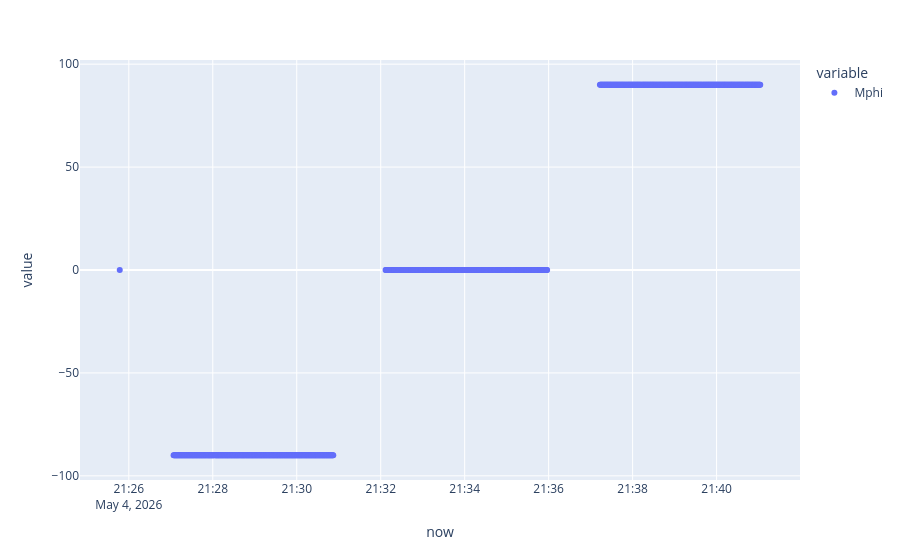
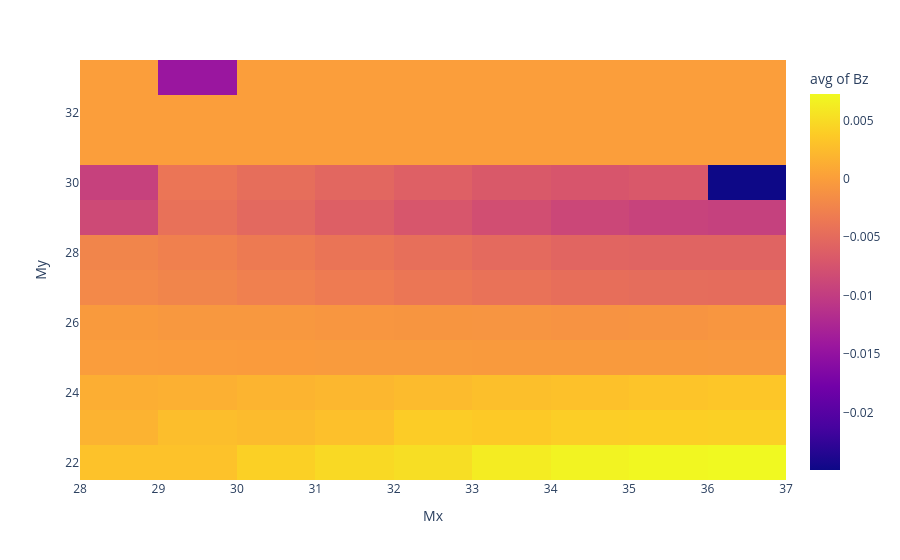
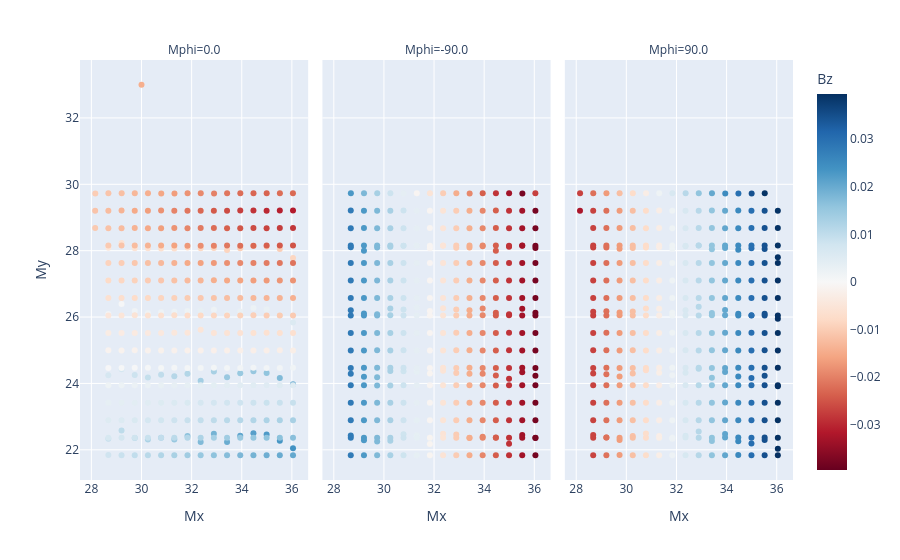
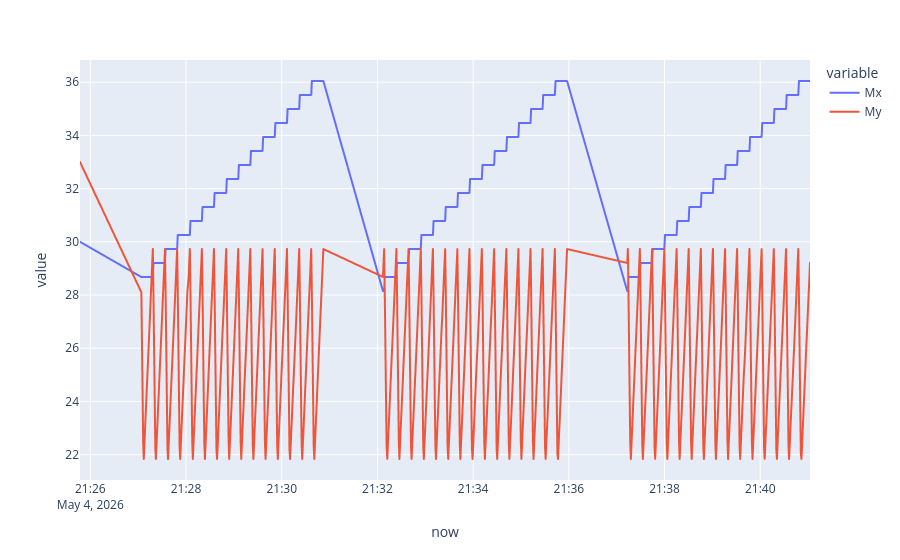

Notebook cell for these charts, in order:
### Markdown cell above
## 2a) low resolution scan, with no wait -> bad positioning

### Code cell
df2 = rename_columns(pd.read_csv("2MagCal.csv", comment = ";",  parse_dates=[' pd.Timestamp.now #now','queueT'])) #parse dates for convenience only
df2a= df2.query("purpose == 'XYscan'")

df2a.query("Mphi in [-90,0,90]", inplace=True) #when phi moving, it's bad
px.scatter(df2a,"now",["Mphi"]).show() #showing when phi is moving


px.density_heatmap( df2a, x="Mx", y="My", z="Bz", histfunc="avg").show()
px.scatter( df2a, x="Mx", y="My", color="Bz", facet_col="Mphi",color_continuous_scale="RdBu",
    color_continuous_midpoint=0,).show()

# px.scatter(
#     df2a,
#     x="Mx",
#     y="My",
#     color="Bz",
#     facet_col="Mphi",
#     color_continuous_scale="RdBu",
#     color_continuous_midpoint=0,
# ).show()

px.line(df2a,"now",["Mx","My"]).show()

### Figure 1 — Plotly figure (JSON) as saved in the notebook; plotly's stock layout.template omitted (floating-point values rounded to 4 significant figures; data arrays with more than 128 entries replaced by an {"elided": "..."} marker saying what was removed)
{"data": [{"hovertemplate": "variable=Mphi<br>now=%{x}<br>value=%{y}<extra></extra>", "legendgroup": "Mphi", "marker": {"color": "#636efa", "symbol": "circle"}, "mode": "markers", "name": "Mphi", "orientation": "v", "showlegend": true, "type": "scatter", "x": {"elided": "905 str values"}, "xaxis": "x", "y": {"elided": "905 float values"}, "yaxis": "y"}], "layout": {"legend": {"title": {"text": "variable"}, "tracegroupgap": 0}, "margin": {"t": 60}, "xaxis": {"anchor": "y", "domain": [0, 1], "title": {"text": "now"}}, "yaxis": {"anchor": "x", "domain": [0, 1], "title": {"text": "value"}}}}

### Figure 2 — Plotly figure (JSON) as saved in the notebook; plotly's stock layout.template omitted (floating-point values rounded to 4 significant figures; data arrays with more than 128 entries replaced by an {"elided": "..."} marker saying what was removed)
{"data": [{"coloraxis": "coloraxis", "histfunc": "avg", "hovertemplate": "Mx=%{x}<br>My=%{y}<br>avg of Bz=%{z}<extra></extra>", "name": "", "type": "histogram2d", "x": {"elided": "905 float values"}, "xaxis": "x", "xbingroup": "x", "y": {"elided": "905 float values"}, "yaxis": "y", "ybingroup": "y", "z": {"elided": "905 float values"}}], "layout": {"coloraxis": {"colorbar": {"title": {"text": "avg of Bz"}}, "colorscale": [[0, "#0d0887"], [0.1111, "#46039f"], [0.2222, "#7201a8"], [0.3333, "#9c179e"], [0.4444, "#bd3786"], [0.5556, "#d8576b"], [0.6667, "#ed7953"], [0.7778, "#fb9f3a"], [0.8889, "#fdca26"], [1, "#f0f921"]]}, "legend": {"tracegroupgap": 0}, "margin": {"t": 60}, "xaxis": {"anchor": "y", "domain": [0, 1], "title": {"text": "Mx"}}, "yaxis": {"anchor": "x", "domain": [0, 1], "title": {"text": "My"}}}}

### Figure 3 — Plotly figure (JSON) as saved in the notebook; plotly's stock layout.template omitted (floating-point values rounded to 4 significant figures; data arrays with more than 128 entries replaced by an {"elided": "..."} marker saying what was removed)
{"data": [{"hovertemplate": "Mphi=0.0<br>Mx=%{x}<br>My=%{y}<br>Bz=%{marker.color}<extra></extra>", "legendgroup": "", "marker": {"color": {"elided": "304 float values"}, "coloraxis": "coloraxis", "symbol": "circle"}, "mode": "markers", "name": "", "orientation": "v", "showlegend": false, "type": "scatter", "x": {"elided": "304 float values"}, "xaxis": "x", "y": {"elided": "304 float values"}, "yaxis": "y"}, {"hovertemplate": "Mphi=-90.0<br>Mx=%{x}<br>My=%{y}<br>Bz=%{marker.color}<extra></extra>", "legendgroup": "", "marker": {"color": {"elided": "300 float values"}, "coloraxis": "coloraxis", "symbol": "circle"}, "mode": "markers", "name": "", "orientation": "v", "showlegend": false, "type": "scatter", "x": {"elided": "300 float values"}, "xaxis": "x2", "y": {"elided": "300 float values"}, "yaxis": "y2"}, {"hovertemplate": "Mphi=90.0<br>Mx=%{x}<br>My=%{y}<br>Bz=%{marker.color}<extra></extra>", "legendgroup": "", "marker": {"color": {"elided": "301 float values"}, "coloraxis": "coloraxis", "symbol": "circle"}, "mode": "markers", "name": "", "orientation": "v", "showlegend": false, "type": "scatter", "x": {"elided": "301 float values"}, "xaxis": "x3", "y": {"elided": "301 float values"}, "yaxis": "y3"}], "layout": {"annotations": [{"font": {}, "showarrow": false, "text": "Mphi=0.0", "x": 0.16, "xanchor": "center", "xref": "paper", "y": 1, "yanchor": "bottom", "yref": "paper"}, {"font": {}, "showarrow": false, "text": "Mphi=-90.0", "x": 0.5, "xanchor": "center", "xref": "paper", "y": 1, "yanchor": "bottom", "yref": "paper"}, {"font": {}, "showarrow": false, "text": "Mphi=90.0", "x": 0.84, "xanchor": "center", "xref": "paper", "y": 1, "yanchor": "bottom", "yref": "paper"}], "coloraxis": {"cmid": 0, "colorbar": {"title": {"text": "Bz"}}, "colorscale": [[0, "rgb(103,0,31)"], [0.1, "rgb(178,24,43)"], [0.2, "rgb(214,96,77)"], [0.3, "rgb(244,165,130)"], [0.4, "rgb(253,219,199)"], [0.5, "rgb(247,247,247)"], [0.6, "rgb(209,229,240)"], [0.7, "rgb(146,197,222)"], [0.8, "rgb(67,147,195)"], [0.9, "rgb(33,102,172)"], [1, "rgb(5,48,97)"]]}, "legend": {"tracegroupgap": 0}, "margin": {"t": 60}, "xaxis": {"anchor": "y", "domain": [0, 0.32], "title": {"text": "Mx"}}, "xaxis2": {"anchor": "y2", "domain": [0.34, 0.66], "matches": "x", "title": {"text": "Mx"}}, "xaxis3": {"anchor": "y3", "domain": [0.68, 1.0], "matches": "x", "title": {"text": "Mx"}}, "yaxis": {"anchor": "x", "domain": [0, 1], "title": {"text": "My"}}, "yaxis2": {"anchor": "x2", "domain": [0, 1], "matches": "y", "showticklabels": false}, "yaxis3": {"anchor": "x3", "domain": [0, 1], "matches": "y", "showticklabels": false}}}

### Figure 4 — Plotly figure (JSON) as saved in the notebook; plotly's stock layout.template omitted (floating-point values rounded to 4 significant figures; data arrays with more than 128 entries replaced by an {"elided": "..."} marker saying what was removed)
{"data": [{"hovertemplate": "variable=Mx<br>now=%{x}<br>value=%{y}<extra></extra>", "legendgroup": "Mx", "line": {"color": "#636efa", "dash": "solid"}, "marker": {"symbol": "circle"}, "mode": "lines", "name": "Mx", "showlegend": true, "type": "scattergl", "x": {"elided": "905 str values"}, "xaxis": "x", "y": {"elided": "905 float values"}, "yaxis": "y"}, {"hovertemplate": "variable=My<br>now=%{x}<br>value=%{y}<extra></extra>", "legendgroup": "My", "line": {"color": "#EF553B", "dash": "solid"}, "marker": {"symbol": "circle"}, "mode": "lines", "name": "My", "showlegend": true, "type": "scattergl", "x": {"elided": "905 str values"}, "xaxis": "x", "y": {"elided": "905 float values"}, "yaxis": "y"}], "layout": {"legend": {"title": {"text": "variable"}, "tracegroupgap": 0}, "margin": {"t": 60}, "xaxis": {"anchor": "y", "domain": [0, 1], "title": {"text": "now"}}, "yaxis": {"anchor": "x", "domain": [0, 1], "title": {"text": "value"}}}}
